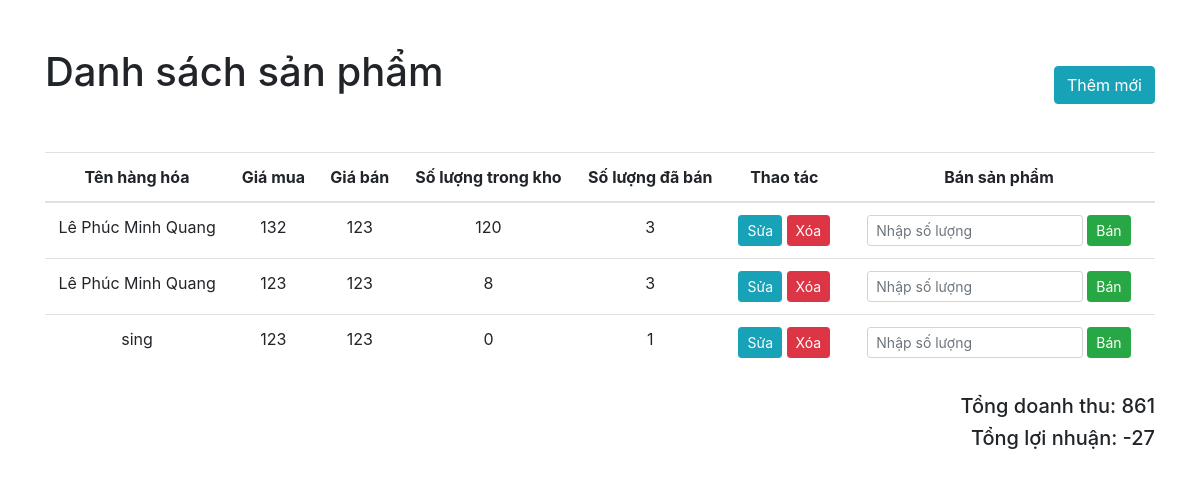
The page / on the database its author committed.
### grocery_management/models.py (models this page shows)
class Product(models.Model):
    name           = models.CharField(max_length=100)
    price_purchase = models.DecimalField(max_digits=10, decimal_places=0)
    price_selling  = models.DecimalField(max_digits=10, decimal_places=0)
    quantity       = models.PositiveIntegerField()
    quantity_sold  = models.PositiveIntegerField(default=0)

### grocery_management/views.py (the view)
# urls.py: path('', views.product_list, name='product_list'),
def product_list(request):
    items_product = Product.objects.all()
    total_revenue = sum(product.price_selling * product.quantity_sold for product in items_product)
    total_profit = sum((product.price_selling - product.price_purchase) * product.quantity_sold for product in items_product)
    return render(request, 'product_list.html', {
        "items_product": items_product,
        "total_revenue": total_revenue,
        "total_profit": total_profit
    })

### grocery_management/templates/product_list.html (shortened to what this page needs)
<!DOCTYPE html>
<html lang="en">
<head>
    <link rel="stylesheet" href="https://maxcdn.bootstrapcdn.com/bootstrap/4.5.2/css/bootstrap.min.css">
</head>
<body>
    <div class="mt-5">
        <div class="container">
            <div class="mb-5 d-flex justify-content-between align-items-end">
                <h1>Danh sách sản phẩm</h1>
                <a href="/create/" class="btn btn-info">Thêm mới</a>
            </div>
            <table class="table text-center">
                <thead>
                    <tr>
                        <th>Tên hàng hóa</th>
                        <th>Giá mua</th>
                        <th>Giá bán</th>
                        <th>Số lượng trong kho</th>
                        <th>Số lượng đã bán</th>
                        <th>Thao tác</th>
                        <th>Bán sản phẩm</th>
                    </tr>
                </thead>
                <tbody>
                    {% for item in items_product %}
                    <tr>
                        <td>{{item.name}}</td>
                        <td>{{item.price_purchase}}</td>
                        <td>{{item.price_selling}}</td>
                        <td>{{item.quantity}}</td>
                        <td>{{item.quantity_sold}}</td>
                        <td>
                            <a href="/update/{{item.id}}/" class="btn btn-info btn-sm">Sửa</a>
                            <a href="/delete/{{item.id}}/" class="btn btn-danger btn-sm"
                                onclick="return confirm('Bạn có chắc muốn xóa sản phẩm này?')">Xóa</a>
                        </td>
                        <td>
                            <form method="get" action="/sell/{{item.id}}/" class="d-flex justify-content-center">
                                <input type="number" name="quantity" class="form-control form-control-sm w-75"
                                    placeholder="Nhập số lượng" required>
                                <button type="submit" class="btn btn-success btn-sm ml-1"
                                    onclick="return confirm('Xác nhận bán sản phẩm này?')">Bán</button>
                            </form>
                        </td>
                    </tr>
                    {% endfor %}
                </tbody>
            </table>
            <div class="text-right mt-4">
                <h5>Tổng doanh thu: {{total_revenue}}</h5>
                <h5>Tổng lợi nhuận: {{total_profit}}</h5>
            </div>
        </div>
    </div>
</body>
</html>

### rows shown on the page
Product: name "Lê Phúc Minh Quang", price_purchase "132", price_selling "123", quantity "120", quantity_sold "3"
Product: name "Lê Phúc Minh Quang", price_purchase "123", price_selling "123", quantity "8", quantity_sold "3"
Product: name "sing", price_purchase "123", price_selling "123", quantity "0", quantity_sold "1"

### other values the page prints
{{ total_revenue }} "861"
{{ total_profit }} "-27"
